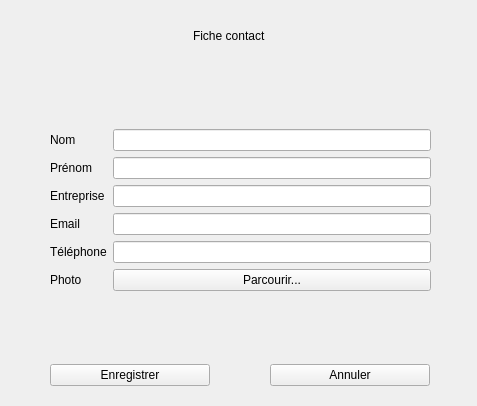
<?xml version="1.0" encoding="UTF-8"?>
<ui version="4.0">
 <class>ajoutcontact</class>
 <widget class="QWidget" name="ajoutcontact">
  <property name="geometry">
   <rect>
    <x>0</x>
    <y>0</y>
    <width>477</width>
    <height>406</height>
   </rect>
  </property>
  <property name="windowTitle">
   <string>Form</string>
  </property>
  <widget class="QWidget" name="verticalLayoutWidget">
   <property name="geometry">
    <rect>
     <x>150</x>
     <y>10</y>
     <width>160</width>
     <height>51</height>
    </rect>
   </property>
   <layout class="QVBoxLayout" name="verticalLayout">
    <item alignment="Qt::AlignHCenter">
     <widget class="QLabel" name="label">
      <property name="text">
       <string>Fiche contact</string>
      </property>
     </widget>
    </item>
   </layout>
  </widget>
  <widget class="QWidget" name="verticalLayoutWidget_2">
   <property name="geometry">
    <rect>
     <x>50</x>
     <y>79</y>
     <width>381</width>
     <height>262</height>
    </rect>
   </property>
   <layout class="QVBoxLayout" name="verticalLayout_2">
    <item>
     <layout class="QGridLayout" name="gridLayout">
      <item row="3" column="1">
       <widget class="QLineEdit" name="emailEdit"/>
      </item>
      <item row="2" column="0">
       <widget class="QLabel" name="label_4">
        <property name="text">
         <string>Entreprise</string>
        </property>
       </widget>
      </item>
      <item row="4" column="1">
       <widget class="QLineEdit" name="telephoneEdit"/>
      </item>
      <item row="1" column="1">
       <widget class="QLineEdit" name="prenomEdit"/>
      </item>
      <item row="3" column="0">
       <widget class="QLabel" name="label_5">
        <property name="text">
         <string>Email</string>
        </property>
       </widget>
      </item>
      <item row="2" column="1">
       <widget class="QLineEdit" name="entrepriseEdit"/>
      </item>
      <item row="0" column="1">
       <widget class="QLineEdit" name="nomEdit"/>
      </item>
      <item row="1" column="0">
       <widget class="QLabel" name="label_3">
        <property name="text">
         <string>Prénom</string>
        </property>
       </widget>
      </item>
      <item row="4" column="0">
       <widget class="QLabel" name="label_6">
        <property name="text">
         <string>Téléphone</string>
        </property>
       </widget>
      </item>
      <item row="0" column="0">
       <widget class="QLabel" name="label_2">
        <property name="text">
         <string>Nom</string>
        </property>
       </widget>
      </item>
      <item row="5" column="0">
       <widget class="QLabel" name="label_7">
        <property name="text">
         <string>Photo</string>
        </property>
       </widget>
      </item>
      <item row="5" column="1">
       <widget class="QPushButton" name="photoB">
        <property name="text">
         <string>Parcourir...</string>
        </property>
       </widget>
      </item>
     </layout>
    </item>
   </layout>
  </widget>
  <widget class="QWidget" name="verticalLayoutWidget_3">
   <property name="geometry">
    <rect>
     <x>50</x>
     <y>350</y>
     <width>160</width>
     <height>51</height>
    </rect>
   </property>
   <layout class="QVBoxLayout" name="verticalLayout_3">
    <item>
     <layout class="QGridLayout" name="gridLayout_2">
      <item row="0" column="0">
       <widget class="QPushButton" name="enregistrerB">
        <property name="text">
         <string>Enregistrer</string>
        </property>
       </widget>
      </item>
     </layout>
    </item>
   </layout>
  </widget>
  <widget class="QWidget" name="verticalLayoutWidget_4">
   <property name="geometry">
    <rect>
     <x>270</x>
     <y>350</y>
     <width>160</width>
     <height>51</height>
    </rect>
   </property>
   <layout class="QVBoxLayout" name="verticalLayout_4">
    <item>
     <layout class="QGridLayout" name="gridLayout_3">
      <item row="0" column="0">
       <widget class="QPushButton" name="annulerB">
        <property name="text">
         <string>Annuler</string>
        </property>
       </widget>
      </item>
     </layout>
    </item>
   </layout>
  </widget>
 </widget>
 <resources/>
 <connections/>
</ui>
